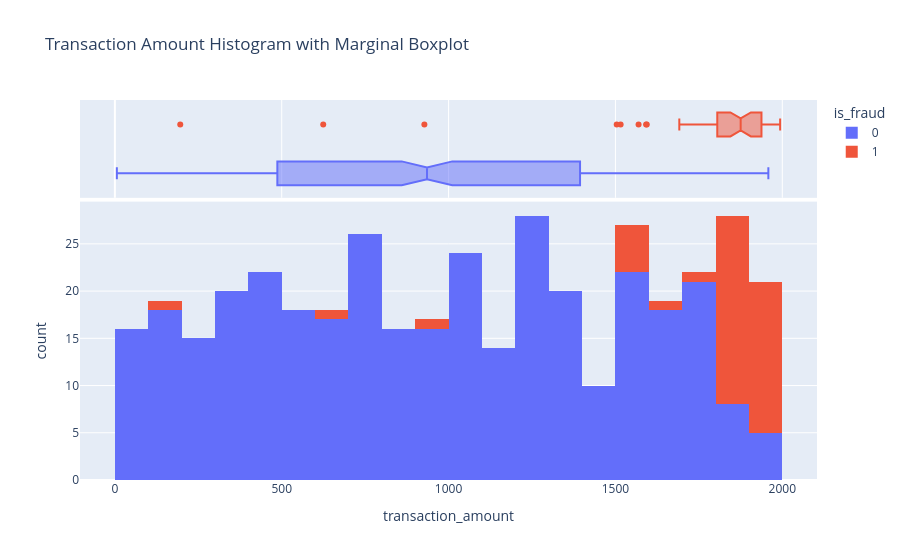

Notebook cell for this chart:
### Markdown cell above
### Interactive Histograms: `px.histogram()`
**Explanation**: Computes automated frequency bins and cumulative distribution curves interactively.

**Syntax**: `px.histogram(df, x='transaction_amount', color='is_fraud', marginal='box')`

### Code cell
fig = px.histogram(df.head(400), x='transaction_amount', color='is_fraud', marginal='box', nbins=30, title='Transaction Amount Histogram with Marginal Boxplot')
fig.show()
print('px.histogram generated.')

### Figure 1 — Plotly figure (JSON) as saved in the notebook; plotly's stock layout.template omitted (floating-point values rounded to 4 significant figures; data arrays with more than 128 entries replaced by an {"elided": "..."} marker saying what was removed)
{"data": [{"alignmentgroup": "True", "bingroup": "x", "hovertemplate": "is_fraud=0<br>transaction_amount=%{x}<br>count=%{y}<extra></extra>", "legendgroup": "0", "marker": {"color": "#636efa", "pattern": {"shape": ""}}, "name": "0", "nbinsx": 30, "offsetgroup": "0", "orientation": "v", "showlegend": true, "x": {"elided": "354 float values"}, "xaxis": "x", "yaxis": "y", "type": "histogram"}, {"alignmentgroup": "True", "hovertemplate": "is_fraud=0<br>transaction_amount=%{x}<extra></extra>", "legendgroup": "0", "marker": {"color": "#636efa"}, "name": "0", "notched": true, "offsetgroup": "0", "showlegend": false, "x": {"elided": "354 float values"}, "xaxis": "x2", "yaxis": "y2", "type": "box"}, {"alignmentgroup": "True", "bingroup": "x", "hovertemplate": "is_fraud=1<br>transaction_amount=%{x}<br>count=%{y}<extra></extra>", "legendgroup": "1", "marker": {"color": "#EF553B", "pattern": {"shape": ""}}, "name": "1", "nbinsx": 30, "offsetgroup": "1", "orientation": "v", "showlegend": true, "x": [1805.0, 927.5, 1894.0, 1945.0, 1594.0, 1959.0, 1938.0, 1722.0, 1898.0, 1828.0, 1900.0, 1881.0, 1814.0, 1835.0, 1977.0, 1965.0, 1892.0, 1691.0, 1845.0, 1969.0, 1958.0, 1927.0, 1516.0, 1504.0, 1875.0, 195.9, 1920.0, 1994.0, 1906.0, 1902.0, 1899.0, 1938.0, 1814.0, 1835.0, 1872.0, 1819.0, 1817.0, 1805.0, 1980.0, 1955.0, 1819.0, 624.3, 1569.0, 1592.0, 1876.0, 1948.0], "xaxis": "x", "yaxis": "y", "type": "histogram"}, {"alignmentgroup": "True", "hovertemplate": "is_fraud=1<br>transaction_amount=%{x}<extra></extra>", "legendgroup": "1", "marker": {"color": "#EF553B"}, "name": "1", "notched": true, "offsetgroup": "1", "showlegend": false, "x": [1805.0, 927.5, 1894.0, 1945.0, 1594.0, 1959.0, 1938.0, 1722.0, 1898.0, 1828.0, 1900.0, 1881.0, 1814.0, 1835.0, 1977.0, 1965.0, 1892.0, 1691.0, 1845.0, 1969.0, 1958.0, 1927.0, 1516.0, 1504.0, 1875.0, 195.9, 1920.0, 1994.0, 1906.0, 1902.0, 1899.0, 1938.0, 1814.0, 1835.0, 1872.0, 1819.0, 1817.0, 1805.0, 1980.0, 1955.0, 1819.0, 624.3, 1569.0, 1592.0, 1876.0, 1948.0], "xaxis": "x2", "yaxis": "y2", "type": "box"}], "layout": {"xaxis": {"anchor": "y", "domain": [0.0, 1.0], "title": {"text": "transaction_amount"}}, "yaxis": {"anchor": "x", "domain": [0.0, 0.7326], "title": {"text": "count"}}, "xaxis2": {"anchor": "y2", "domain": [0.0, 1.0], "matches": "x", "showticklabels": false, "showgrid": true}, "yaxis2": {"anchor": "x2", "domain": [0.7426, 1.0], "matches": "y2", "showticklabels": false, "showline": false, "ticks": "", "showgrid": false}, "legend": {"title": {"text": "is_fraud"}, "tracegroupgap": 0}, "title": {"text": "Transaction Amount Histogram with Marginal Boxplot"}, "barmode": "relative"}}
